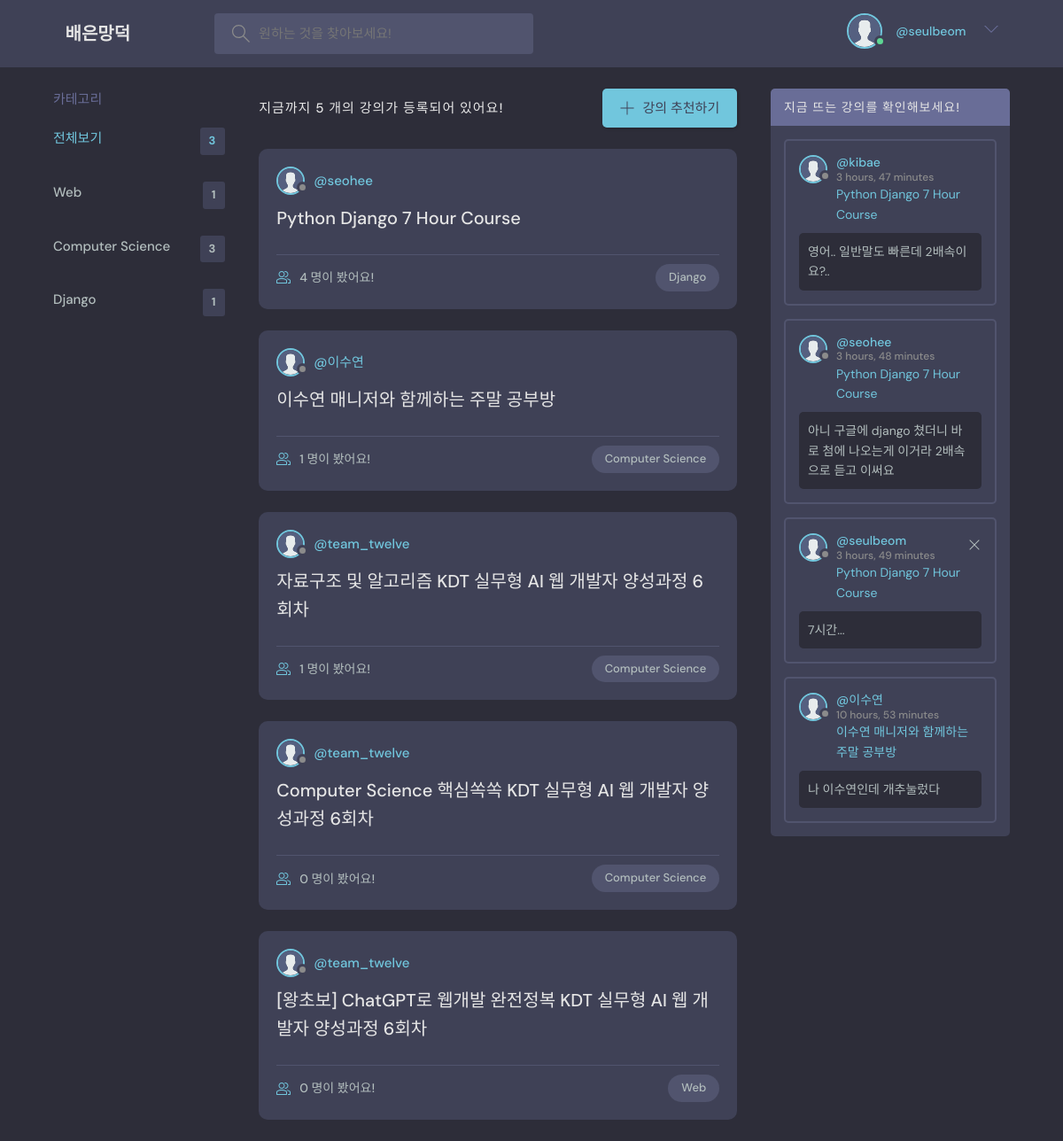
The page / (signed in) on the database its author committed.
### base/models.py (models this page shows, shortened)
class Topic(models.Model):
    name = models.CharField(max_length=200)

class Room(models.Model):
    host = models.ForeignKey(User, on_delete=models.SET_NULL, null=True)
    topic = models.ForeignKey(Topic, on_delete=models.SET_NULL, null=True)
    name = models.CharField(max_length=200)
    description = models.TextField(null=True, blank=True)
    participants = models.ManyToManyField(
        User, related_name='participants', blank=True)
    updated = models.DateTimeField(auto_now=True)
    created = models.DateTimeField(auto_now_add=True)
    class Meta:
        ordering = ['-updated', '-created']
    def __str__(self):
        return self.name

class Message(models.Model):
    user = models.ForeignKey(User, on_delete=models.CASCADE)
    room = models.ForeignKey(Room, on_delete=models.CASCADE)
    body = models.TextField()
    updated = models.DateTimeField(auto_now=True)
    created = models.DateTimeField(auto_now_add=True)
    class Meta:
        ordering = ['-updated', '-created']
    def __str__(self):
        return self.body[0:50]

### base/views.py (the view)
# urls.py: path('', views.home, name="home"),
def home(request):
    q = request.GET.get('q') if request.GET.get('q') != None else ''
    rooms = Room.objects.filter(
        Q(topic__name__icontains=q) |
        Q(name__icontains=q) |
        Q(description__icontains=q)
    )
    topics = Topic.objects.all()
    room_count = rooms.count()
    room_messages = Message.objects.filter(Q(room__topic__name__icontains=q))
    context = {'rooms': rooms, 'topics': topics,
               'room_count': room_count, 'room_messages': room_messages}
    return render(request, 'base/home.html', context)

### base/templates/base/home.html (shortened to what this page needs)
{% extends 'main.html' %}
{% block content %}
<main class="layout layout--3">
  <div class="container">
    {% include 'base/topics_component.html' %}
    <div class="roomList">
      <div class="roomList__header">
        <div>
          <h2>지금까지 {{room_count}} 개의 강의가 등록되어 있어요!</h2>
        </div>
        <a class="btn btn--main" href="{% url 'create-room' %}">
          <svg version="1.1" xmlns="http://www.w3.org/2000/svg" width="32" height="32" viewBox="0 0 32 32">
            <title>add</title>
            <path
              d="M16.943 0.943h-1.885v14.115h-14.115v1.885h14.115v14.115h1.885v-14.115h14.115v-1.885h-14.115v-14.115z">
            </path>
          </svg>
          강의 추천하기
        </a>
      </div>
      {% include 'base/feed_component.html' %}
    </div>
    {% include 'base/activity_component.html' %}
  </div>
</main>
{% endblock content %}

### templates/navbar.html (shortened to what this page needs)
{% load static %}
<header class="header header--loggedIn">
    <div class="container">
        <a href="{% url 'home' %}" class="header__logo">
            <h1>배은망덕</h1>
        </a>
        <form class="header__search" method="GET" action="{% url 'home' %}">
            <label>
                <input name="q" placeholder="원하는 것을 찾아보세요!" />
            </label>
        </form>
        <nav class="header__menu">
            {% if request.user.is_authenticated %}
            <div class="header__user">
                <a href="{% url 'user-profile' user.id %}">
                    <div class="avatar avatar--medium active">
                        <img src="{% static 'images/avatar.svg' %}" />
                    </div>
                    <span>@{{ request.user.username }}</span>
                </a>
                <button class="dropdown-button">
                    <svg version="1.1" xmlns="http://www.w3.org/2000/svg" width="32" height="32" viewBox="0 0 32 32">
                        <title>chevron-down</title>
                        <path d="M16 21l-13-13h-3l16 16 16-16h-3l-13 13z"></path>
                    </svg>
                </button>
            </div>
            {% else %}
            <a href="{% url 'login' %}">
                <img src="{% static 'images/avatar.svg' %}" />
                <p>로그인</p>
            </a>
            {% endif %}
        </nav>
    </div>
</header>

### base/templates/base/topics_component.html
<div class="topics">
    <div class="topics__header">
        <h2>카테고리</h2>
    </div>
    <ul class="topics__list">
        <li>
            <a href="{% url 'home' %}" class="active">전체보기 <span>{{topics.count}}</span></a>
        </li>
        {% for topic in topics %}
        <li>
            <a href="{% url 'home' %}?q={{topic.name}}">{{topic.name}}<span>{{topic.room_set.all.count}}</span></a>
        </li>
        {% endfor %}
    </ul>
</div>

### base/templates/base/feed_component.html (shortened to what this page needs)
{% load static %}
{% for room in rooms %}
<div class="roomListRoom">
    <div class="roomListRoom__header">
        <a href="{% url 'user-profile' room.host.id %}" class="roomListRoom__author">
            <div class="avatar avatar--small">
                <img src="{% static 'images/avatar.svg' %}" />
            </div>
            <span>@{{room.host.username}}</span>
        </a>
    </div>
    <div class="roomListRoom__content">
        <a href="{% url 'room' room.id %}">{{room.name}}</a>
    </div>
    <div class="roomListRoom__meta">
        <a href="{% url 'room' room.id %}" class="roomListRoom__joined">
            {{room.participants.all.count}} 명이 봤어요!
        </a>
        <p class="roomListRoom__topic">{{room.topic.name}}</p>
    </div>
</div>
{% endfor %}

### base/templates/base/activity_component.html
{% load static %}
<div class="activities">
    <div class="activities__header">
        <h2>지금 뜨는 강의를 확인해보세요!</h2>
    </div>
    {% for message in room_messages %}
    <div class="activities__box">
        <div class="activities__boxHeader roomListRoom__header">
            <a href="{% url 'user-profile' message.user.id %}" class="roomListRoom__author">
                <div class="avatar avatar--small">
                    <img src="{% static 'images/avatar.svg' %}" />
                </div>
                <p>
                    @{{ message.user }}
                    <span>{{ message.created | timesince}}</span>
                </p>
            </a>
            {% if request.user == message.user %}
            <div class="roomListRoom__actions">
                <a href="{% url 'delete-message' message.id %}">
                    <svg version="1.1" xmlns="http://www.w3.org/2000/svg" width="32" height="32" viewBox="0 0 32 32">
                        <title>삭제</title>
                        <path
                            d="M27.314 6.019l-1.333-1.333-9.98 9.981-9.981-9.981-1.333 1.333 9.981 9.981-9.981 9.98 1.333 1.333 9.981-9.98 9.98 9.98 1.333-1.333-9.98-9.98 9.98-9.981z">
                        </path>
                    </svg>
                </a>
            </div>
            {% endif %}
        </div>
        <div class="activities__boxContent">
            <p><a href="{% url 'room' message.room.id %}">{{ message.room }}</a></p>
            <div class="activities__boxRoomContent">
                {{ message }}
            </div>
        </div>
    </div>
    {% endfor %}
</div>

### rows shown on the page
Topic: name "Web", room_set.all.count "1"
Topic: name "Computer Science", room_set.all.count "3"
Topic: name "Django", room_set.all.count "1"
Room: host.username "seohee", name "Python Django 7 Hour Course", participants.all.count "4", topic.name "Django"
Room: host.username "이수연", name "이수연 매니저와 함께하는 주말 공부방", participants.all.count "1", topic.name "Computer Science"
Room: host.username "team_twelve", name "자료구조 및 알고리즘 KDT 실무형 AI 웹 개발자 양성과정 6회차", participants.all.count "1", topic.name "Computer Science"
Room: host.username "team_twelve", name "Computer Science 핵심쏙쏙 KDT 실무형 AI 웹 개발자 양성과정 6회차", participants.all.count "0", topic.name "Computer Science"
Room: host.username "team_twelve", name "[왕초보] ChatGPT로 웹개발 완전정복 KDT 실무형 AI 웹 개발자 양성과정 6회차", participants.all.count "0", topic.name "Web"
Message: user "kibae", created "3 hours, 47 minutes", room "Python Django 7 Hour Course", body "영어.. 일반말도 빠른데 2배속이요?.."
Message: user "seohee", created "3 hours, 48 minutes", room "Python Django 7 Hour Course", body "아니 구글에 django 쳤더니 바로 첨에 나오는게 이거라 2배속으로 듣고 이써요"
Message: user "seulbeom", created "3 hours, 49 minutes", room "Python Django 7 Hour Course", body "7시간..."
Message: user "이수연", created "10 hours, 53 minutes", room "이수연 매니저와 함께하는 주말 공부방", body "나 이수연인데 개추눌렀다"

### other values the page prints
{{ request.user.username }} "seulbeom"
{{ topics.count }} "3"
{{ room_count }} "5"
